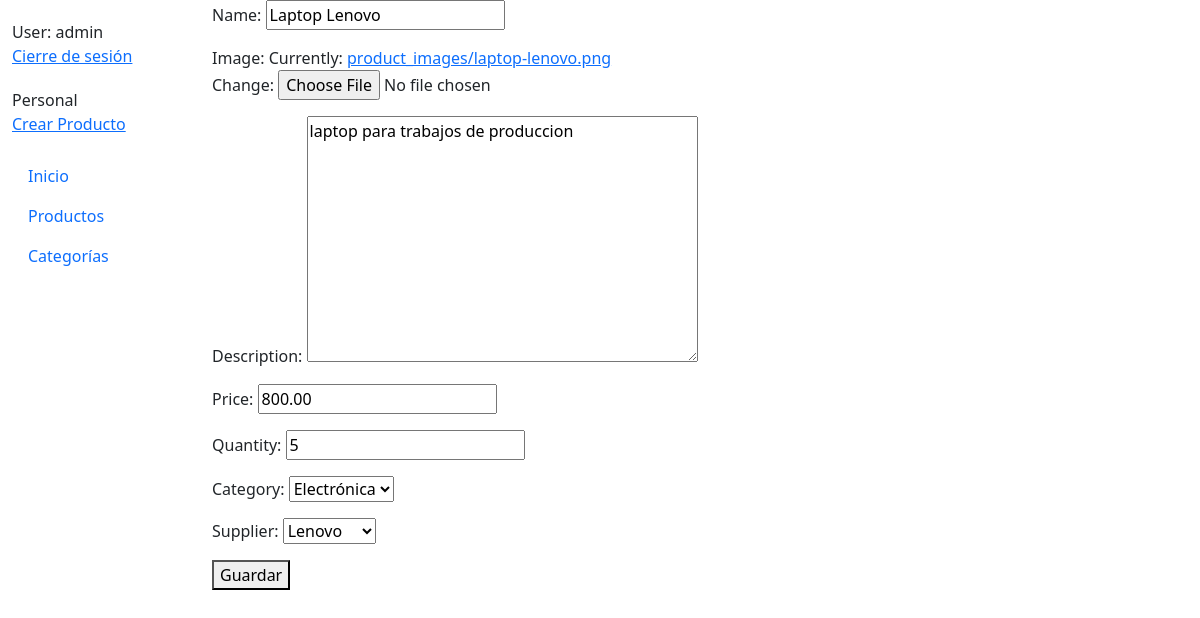
Screenshot of /store/product/3/update/ (signed in) with the database file from the repository.
### store/models/Product.py (models this page shows, shortened)
class Product(models.Model):
    name = models.CharField(max_length=100)
    image = models.ImageField(upload_to='product_images/', default='product_images/default.png')
    description = models.TextField()
    price = models.DecimalField(max_digits=10, decimal_places=2)
    quantity = models.PositiveIntegerField()
    created_at = models.DateTimeField(auto_now_add=True)
    updated_at = models.DateTimeField(auto_now=True)
    category = models.ForeignKey(Category, on_delete=models.CASCADE)
    supplier = models.ForeignKey(Supplier, on_delete=models.CASCADE)

### store/models/Category.py (models this page shows, shortened)
class Category(models.Model):
    name = models.CharField(max_length=100)
    description = models.TextField()
    created_at = models.DateTimeField(auto_now_add=True)
    updated_at = models.DateTimeField(auto_now=True)
    def __str__(self):
        return self.name

### store/models/Supplier.py (models this page shows)
class Supplier(models.Model):
    name = models.CharField(max_length=100)
    address = models.CharField(max_length=200)
    contact_person = models.CharField(max_length=100)
    email = models.EmailField()
    phone_number = models.CharField(max_length=20)
    created_at = models.DateTimeField(auto_now_add=True)
    updated_at = models.DateTimeField(auto_now=True)
    def __str__(self):
        return self.name

### store/views.py (the view)
# urls.py: path('product/<int:pk>/update/', views.ProductUpdate.as_view(), name='product_update'),
class ProductUpdate(PermissionRequiredMixin, UpdateView):
    model = Product
    fields = '__all__'
    permission_required = 'catalog.can_mark_returned'

### store/templates/store/product_form.html (shortened to what this page needs)
{% extends "base_generic.html" %}
{% block content %}
<form method="post" enctype="multipart/form-data">
    {{ form.as_p }}
    <button type="submit">Guardar</button>
</form>
{% endblock %}

### store/templates/base_generic.html (shortened to what this page needs)
<!DOCTYPE html>
<html lang="en">
<head>
    <link href="https://cdn.jsdelivr.net/npm/bootstrap@5.1.3/dist/css/bootstrap.min.css" rel="stylesheet"
 />
    {% load static %}
    <link rel="stylesheet" href="{% static 'css/styles.css' %}" />
</head>
<body>
    <div class="container-fluid">
        <div class="row">
            <div class="col-sm-2">
                {% block sidebar %}
                <ul class="sidebar-nav">
                    {% if user.is_authenticated %}
                        <li>User: {{ user.get_username }}</li>
                        <li><a href="{% url 'logout' %}?next={{ request.path }}">Cierre de sesión</a></li>
                    {% else %}
                        <li><a href="{% url 'login' %}?next={{ request.path }}">Inicio de sesión</a></li>
                        <li><a href="{% url 'register' %}">Registrarse</a></li>
                    {% endif %}
                </ul>
                {% if user.is_staff %}
                <ul class="sidebar-nav">
                    <li>Personal</li>
                    {% if perms.catalog.can_mark_returned %}
                        <li><a href="{% url 'product_create' %}">Crear Producto</a></li>
                    {% endif %}
                {% endif %}
                <ul class="sidebar-nav">
                    <li><a href="{% url 'index' %}" class="nav-link">Inicio</a></li>
                    <li><a href="{% url 'products' %}" class="nav-link">Productos</a></li>
                    <li><a href="{% url 'categorys' %}" class="nav-link">Categorías</a></li>
                </ul>
                {% endblock %}
            </div>
            <div class="col-sm-10">
                {% block content %}{% endblock %}
            </div>
        </div>
    </div>
</body>
</html>

### store/static/css/styles.css (style rules this page uses)
.sidebar-nav { margin-top: 20px; padding: 0; list-style: none; }

### rows the page displays
Product: name "Laptop Lenovo", description "laptop para trabajos de produccion", price "800.00", quantity "5", category "Electrónica", supplier "Lenovo"

### other values shown
{{ user.get_username }} "admin"
